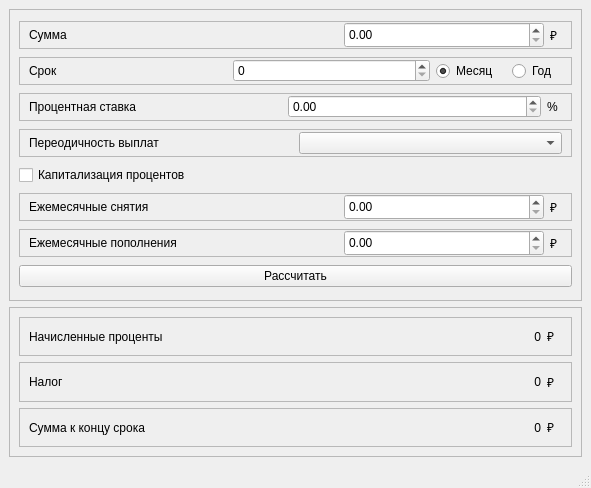
<?xml version="1.0" encoding="UTF-8"?>
<ui version="4.0">
 <class>DepositWindow</class>
 <widget class="QMainWindow" name="DepositWindow">
  <property name="geometry">
   <rect>
    <x>0</x>
    <y>0</y>
    <width>591</width>
    <height>488</height>
   </rect>
  </property>
  <property name="windowTitle">
   <string>MainWindow</string>
  </property>
  <widget class="QWidget" name="centralwidget">
   <layout class="QVBoxLayout" name="verticalLayout">
    <item>
     <widget class="QFrame" name="frame_4">
      <property name="frameShape">
       <enum>QFrame::StyledPanel</enum>
      </property>
      <property name="frameShadow">
       <enum>QFrame::Raised</enum>
      </property>
      <layout class="QVBoxLayout" name="verticalLayout_2">
       <item>
        <widget class="QFrame" name="frame_2">
         <property name="maximumSize">
          <size>
           <width>16777215</width>
           <height>28</height>
          </size>
         </property>
         <property name="frameShape">
          <enum>QFrame::StyledPanel</enum>
         </property>
         <property name="frameShadow">
          <enum>QFrame::Raised</enum>
         </property>
         <layout class="QHBoxLayout" name="horizontalLayout_2">
          <property name="topMargin">
           <number>0</number>
          </property>
          <property name="bottomMargin">
           <number>0</number>
          </property>
          <item>
           <widget class="QLabel" name="label_3">
            <property name="maximumSize">
             <size>
              <width>16777215</width>
              <height>16777215</height>
             </size>
            </property>
            <property name="text">
             <string>Сумма</string>
            </property>
            <property name="buddy">
             <cstring>sum</cstring>
            </property>
           </widget>
          </item>
          <item>
           <widget class="QDoubleSpinBox" name="sum">
            <property name="maximumSize">
             <size>
              <width>200</width>
              <height>26</height>
             </size>
            </property>
            <property name="maximum">
             <double>999999999.000000000000000</double>
            </property>
           </widget>
          </item>
          <item>
           <widget class="QLabel" name="label_4">
            <property name="maximumSize">
             <size>
              <width>12</width>
              <height>26</height>
             </size>
            </property>
            <property name="text">
             <string>₽</string>
            </property>
            <property name="buddy">
             <cstring>sum</cstring>
            </property>
           </widget>
          </item>
         </layout>
        </widget>
       </item>
       <item>
        <widget class="QFrame" name="frame">
         <property name="maximumSize">
          <size>
           <width>16777215</width>
           <height>28</height>
          </size>
         </property>
         <property name="frameShape">
          <enum>QFrame::StyledPanel</enum>
         </property>
         <property name="frameShadow">
          <enum>QFrame::Raised</enum>
         </property>
         <layout class="QHBoxLayout" name="horizontalLayout">
          <property name="topMargin">
           <number>0</number>
          </property>
          <property name="bottomMargin">
           <number>0</number>
          </property>
          <item>
           <widget class="QLabel" name="label">
            <property name="text">
             <string>Срок</string>
            </property>
            <property name="buddy">
             <cstring>period</cstring>
            </property>
           </widget>
          </item>
          <item>
           <widget class="QSpinBox" name="period">
            <property name="maximumSize">
             <size>
              <width>200</width>
              <height>16777215</height>
             </size>
            </property>
            <property name="maximum">
             <number>999999999</number>
            </property>
           </widget>
          </item>
          <item>
           <widget class="QRadioButton" name="month">
            <property name="maximumSize">
             <size>
              <width>70</width>
              <height>16777215</height>
             </size>
            </property>
            <property name="text">
             <string>Месяц</string>
            </property>
            <property name="checked">
             <bool>true</bool>
            </property>
           </widget>
          </item>
          <item>
           <widget class="QRadioButton" name="year">
            <property name="maximumSize">
             <size>
              <width>50</width>
              <height>16777215</height>
             </size>
            </property>
            <property name="text">
             <string>Год</string>
            </property>
           </widget>
          </item>
         </layout>
        </widget>
       </item>
       <item>
        <widget class="QFrame" name="frame_3">
         <property name="maximumSize">
          <size>
           <width>16777215</width>
           <height>28</height>
          </size>
         </property>
         <property name="frameShape">
          <enum>QFrame::StyledPanel</enum>
         </property>
         <property name="frameShadow">
          <enum>QFrame::Raised</enum>
         </property>
         <layout class="QHBoxLayout" name="horizontalLayout_3">
          <property name="topMargin">
           <number>0</number>
          </property>
          <property name="bottomMargin">
           <number>0</number>
          </property>
          <item>
           <widget class="QLabel" name="label_2">
            <property name="text">
             <string>Процентная ставка</string>
            </property>
           </widget>
          </item>
          <item>
           <widget class="QDoubleSpinBox" name="percent">
            <property name="maximum">
             <double>100.000000000000000</double>
            </property>
           </widget>
          </item>
          <item>
           <widget class="QLabel" name="label_5">
            <property name="maximumSize">
             <size>
              <width>15</width>
              <height>16777215</height>
             </size>
            </property>
            <property name="text">
             <string>%</string>
            </property>
           </widget>
          </item>
         </layout>
        </widget>
       </item>
       <item>
        <widget class="QFrame" name="frame_11">
         <property name="maximumSize">
          <size>
           <width>16777215</width>
           <height>28</height>
          </size>
         </property>
         <property name="frameShape">
          <enum>QFrame::StyledPanel</enum>
         </property>
         <property name="frameShadow">
          <enum>QFrame::Raised</enum>
         </property>
         <layout class="QHBoxLayout" name="horizontalLayout_9">
          <property name="topMargin">
           <number>0</number>
          </property>
          <property name="bottomMargin">
           <number>0</number>
          </property>
          <item>
           <widget class="QLabel" name="label_16">
            <property name="text">
             <string>Переодичность выплат</string>
            </property>
            <property name="buddy">
             <cstring>period</cstring>
            </property>
           </widget>
          </item>
          <item>
           <widget class="QComboBox" name="comboBox"/>
          </item>
         </layout>
        </widget>
       </item>
       <item>
        <widget class="QCheckBox" name="capitalization">
         <property name="text">
          <string>Капитализация процентов</string>
         </property>
        </widget>
       </item>
       <item>
        <widget class="QFrame" name="frame_6">
         <property name="maximumSize">
          <size>
           <width>16777215</width>
           <height>28</height>
          </size>
         </property>
         <property name="frameShape">
          <enum>QFrame::StyledPanel</enum>
         </property>
         <property name="frameShadow">
          <enum>QFrame::Raised</enum>
         </property>
         <layout class="QHBoxLayout" name="horizontalLayout_5">
          <property name="topMargin">
           <number>0</number>
          </property>
          <property name="bottomMargin">
           <number>0</number>
          </property>
          <item>
           <widget class="QLabel" name="label_8">
            <property name="maximumSize">
             <size>
              <width>16777215</width>
              <height>16777215</height>
             </size>
            </property>
            <property name="text">
             <string>Ежемесячные снятия</string>
            </property>
            <property name="buddy">
             <cstring>sum</cstring>
            </property>
           </widget>
          </item>
          <item>
           <widget class="QDoubleSpinBox" name="decrasings">
            <property name="maximumSize">
             <size>
              <width>200</width>
              <height>26</height>
             </size>
            </property>
            <property name="maximum">
             <double>999999999.000000000000000</double>
            </property>
           </widget>
          </item>
          <item>
           <widget class="QLabel" name="label_9">
            <property name="maximumSize">
             <size>
              <width>12</width>
              <height>26</height>
             </size>
            </property>
            <property name="text">
             <string>₽</string>
            </property>
            <property name="buddy">
             <cstring>sum</cstring>
            </property>
           </widget>
          </item>
         </layout>
        </widget>
       </item>
       <item>
        <widget class="QFrame" name="frame_5">
         <property name="maximumSize">
          <size>
           <width>16777215</width>
           <height>28</height>
          </size>
         </property>
         <property name="frameShape">
          <enum>QFrame::StyledPanel</enum>
         </property>
         <property name="frameShadow">
          <enum>QFrame::Raised</enum>
         </property>
         <layout class="QHBoxLayout" name="horizontalLayout_4">
          <property name="topMargin">
           <number>0</number>
          </property>
          <property name="bottomMargin">
           <number>0</number>
          </property>
          <item>
           <widget class="QLabel" name="label_6">
            <property name="maximumSize">
             <size>
              <width>16777215</width>
              <height>16777215</height>
             </size>
            </property>
            <property name="text">
             <string>Ежемесячные пополнения</string>
            </property>
            <property name="buddy">
             <cstring>sum</cstring>
            </property>
           </widget>
          </item>
          <item>
           <widget class="QDoubleSpinBox" name="incomings">
            <property name="maximumSize">
             <size>
              <width>200</width>
              <height>26</height>
             </size>
            </property>
            <property name="maximum">
             <double>999999999.000000000000000</double>
            </property>
           </widget>
          </item>
          <item>
           <widget class="QLabel" name="label_7">
            <property name="maximumSize">
             <size>
              <width>12</width>
              <height>26</height>
             </size>
            </property>
            <property name="text">
             <string>₽</string>
            </property>
            <property name="buddy">
             <cstring>sum</cstring>
            </property>
           </widget>
          </item>
         </layout>
        </widget>
       </item>
       <item>
        <widget class="QPushButton" name="submit">
         <property name="text">
          <string>Рассчитать</string>
         </property>
        </widget>
       </item>
      </layout>
     </widget>
    </item>
    <item>
     <widget class="QFrame" name="frame_7">
      <property name="maximumSize">
       <size>
        <width>16777215</width>
        <height>150</height>
       </size>
      </property>
      <property name="frameShape">
       <enum>QFrame::StyledPanel</enum>
      </property>
      <property name="frameShadow">
       <enum>QFrame::Raised</enum>
      </property>
      <layout class="QVBoxLayout" name="verticalLayout_3">
       <item>
        <widget class="QFrame" name="frame_8">
         <property name="frameShape">
          <enum>QFrame::StyledPanel</enum>
         </property>
         <property name="frameShadow">
          <enum>QFrame::Raised</enum>
         </property>
         <layout class="QHBoxLayout" name="horizontalLayout_6">
          <item>
           <widget class="QLabel" name="label_10">
            <property name="text">
             <string>Начисленные проценты</string>
            </property>
           </widget>
          </item>
          <item>
           <widget class="QLabel" name="earnings">
            <property name="text">
             <string>0</string>
            </property>
            <property name="alignment">
             <set>Qt::AlignRight|Qt::AlignTrailing|Qt::AlignVCenter</set>
            </property>
           </widget>
          </item>
          <item>
           <widget class="QLabel" name="label_11">
            <property name="maximumSize">
             <size>
              <width>15</width>
              <height>16777215</height>
             </size>
            </property>
            <property name="text">
             <string>₽</string>
            </property>
           </widget>
          </item>
         </layout>
        </widget>
       </item>
       <item>
        <widget class="QFrame" name="frame_9">
         <property name="frameShape">
          <enum>QFrame::StyledPanel</enum>
         </property>
         <property name="frameShadow">
          <enum>QFrame::Raised</enum>
         </property>
         <layout class="QHBoxLayout" name="horizontalLayout_7">
          <item>
           <widget class="QLabel" name="label_12">
            <property name="text">
             <string>Налог</string>
            </property>
           </widget>
          </item>
          <item>
           <widget class="QLabel" name="tax">
            <property name="text">
             <string>0</string>
            </property>
            <property name="alignment">
             <set>Qt::AlignRight|Qt::AlignTrailing|Qt::AlignVCenter</set>
            </property>
           </widget>
          </item>
          <item>
           <widget class="QLabel" name="label_13">
            <property name="maximumSize">
             <size>
              <width>15</width>
              <height>16777215</height>
             </size>
            </property>
            <property name="text">
             <string>₽</string>
            </property>
           </widget>
          </item>
         </layout>
        </widget>
       </item>
       <item>
        <widget class="QFrame" name="frame_10">
         <property name="frameShape">
          <enum>QFrame::StyledPanel</enum>
         </property>
         <property name="frameShadow">
          <enum>QFrame::Raised</enum>
         </property>
         <layout class="QHBoxLayout" name="horizontalLayout_8">
          <item>
           <widget class="QLabel" name="label_14">
            <property name="text">
             <string>Сумма к концу срока</string>
            </property>
           </widget>
          </item>
          <item>
           <widget class="QLabel" name="total">
            <property name="text">
             <string>0</string>
            </property>
            <property name="alignment">
             <set>Qt::AlignRight|Qt::AlignTrailing|Qt::AlignVCenter</set>
            </property>
           </widget>
          </item>
          <item>
           <widget class="QLabel" name="label_15">
            <property name="maximumSize">
             <size>
              <width>15</width>
              <height>16777215</height>
             </size>
            </property>
            <property name="text">
             <string>₽</string>
            </property>
           </widget>
          </item>
         </layout>
        </widget>
       </item>
      </layout>
     </widget>
    </item>
   </layout>
  </widget>
  <widget class="QMenuBar" name="menubar">
   <property name="enabled">
    <bool>false</bool>
   </property>
   <property name="geometry">
    <rect>
     <x>0</x>
     <y>0</y>
     <width>591</width>
     <height>22</height>
    </rect>
   </property>
  </widget>
  <widget class="QStatusBar" name="statusbar">
   <property name="enabled">
    <bool>false</bool>
   </property>
  </widget>
 </widget>
 <resources/>
 <connections/>
</ui>
